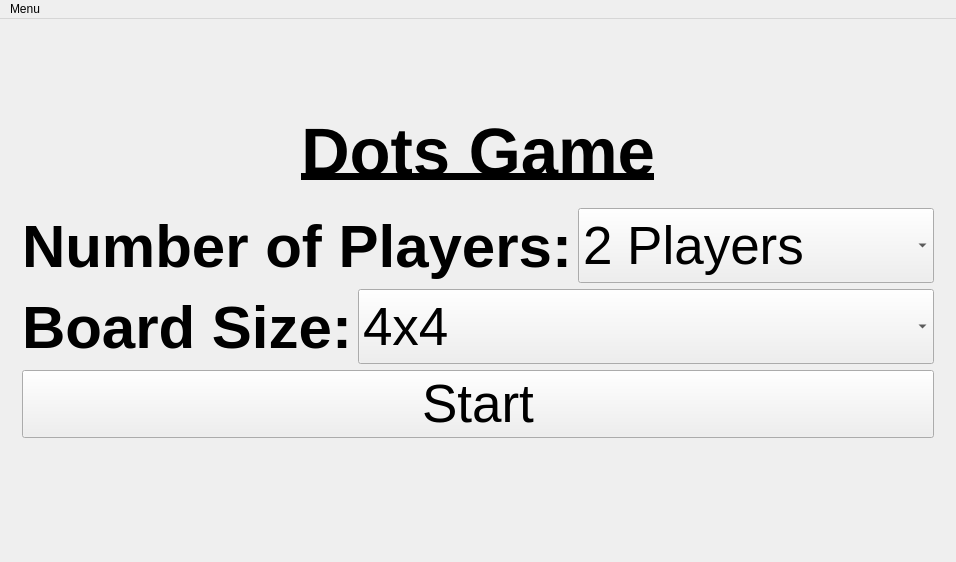
<?xml version="1.0" encoding="UTF-8"?>
<ui version="4.0">
 <class>StartScreen</class>
 <widget class="QMainWindow" name="StartScreen">
  <property name="geometry">
   <rect>
    <x>0</x>
    <y>0</y>
    <width>956</width>
    <height>562</height>
   </rect>
  </property>
  <property name="windowTitle">
   <string>StartScreen</string>
  </property>
  <widget class="QWidget" name="centralWidget">
   <layout class="QVBoxLayout" name="verticalLayout_3">
    <item>
     <layout class="QVBoxLayout" name="mainVBL">
      <item>
       <widget class="QWidget" name="startScreenWidget" native="true">
        <layout class="QVBoxLayout" name="verticalLayout_2">
         <item>
          <layout class="QVBoxLayout" name="startScreenVBL" stretch="0,2,2,3,0">
           <item>
            <widget class="QLabel" name="titleL">
             <property name="maximumSize">
              <size>
               <width>16777215</width>
               <height>100</height>
              </size>
             </property>
             <property name="font">
              <font>
               <pointsize>50</pointsize>
               <weight>75</weight>
               <italic>false</italic>
               <bold>true</bold>
               <underline>true</underline>
              </font>
             </property>
             <property name="text">
              <string>Dots Game</string>
             </property>
             <property name="alignment">
              <set>Qt::AlignCenter</set>
             </property>
            </widget>
           </item>
           <item>
            <layout class="QHBoxLayout" name="numOfPlayersHBL" stretch="1,2">
             <item>
              <widget class="QLabel" name="numberOfPlayersL">
               <property name="font">
                <font>
                 <pointsize>45</pointsize>
                 <weight>75</weight>
                 <bold>true</bold>
                </font>
               </property>
               <property name="text">
                <string>Number of Players:</string>
               </property>
              </widget>
             </item>
             <item>
              <widget class="QComboBox" name="numberOfPlayersCB">
               <property name="minimumSize">
                <size>
                 <width>0</width>
                 <height>75</height>
                </size>
               </property>
               <property name="font">
                <font>
                 <pointsize>40</pointsize>
                </font>
               </property>
               <property name="layoutDirection">
                <enum>Qt::LeftToRight</enum>
               </property>
               <item>
                <property name="text">
                 <string>2 Players</string>
                </property>
               </item>
               <item>
                <property name="text">
                 <string>3 Players</string>
                </property>
               </item>
               <item>
                <property name="text">
                 <string>4 Players</string>
                </property>
               </item>
              </widget>
             </item>
            </layout>
           </item>
           <item>
            <layout class="QHBoxLayout" name="boardSizeHBL" stretch="1,2">
             <item>
              <widget class="QLabel" name="boardSizeL">
               <property name="font">
                <font>
                 <pointsize>45</pointsize>
                 <weight>75</weight>
                 <bold>true</bold>
                </font>
               </property>
               <property name="text">
                <string>Board Size:</string>
               </property>
              </widget>
             </item>
             <item>
              <widget class="QComboBox" name="boardSizeCB">
               <property name="minimumSize">
                <size>
                 <width>0</width>
                 <height>75</height>
                </size>
               </property>
               <property name="font">
                <font>
                 <pointsize>40</pointsize>
                </font>
               </property>
               <item>
                <property name="text">
                 <string>4x4</string>
                </property>
               </item>
               <item>
                <property name="text">
                 <string>6x6</string>
                </property>
               </item>
               <item>
                <property name="text">
                 <string>8x8</string>
                </property>
               </item>
              </widget>
             </item>
            </layout>
           </item>
           <item>
            <widget class="QPushButton" name="startB">
             <property name="font">
              <font>
               <pointsize>40</pointsize>
              </font>
             </property>
             <property name="text">
              <string>Start</string>
             </property>
            </widget>
           </item>
           <item>
            <spacer name="verticalSpacer">
             <property name="orientation">
              <enum>Qt::Vertical</enum>
             </property>
             <property name="sizeType">
              <enum>QSizePolicy::Maximum</enum>
             </property>
             <property name="sizeHint" stdset="0">
              <size>
               <width>20</width>
               <height>40</height>
              </size>
             </property>
            </spacer>
           </item>
          </layout>
         </item>
        </layout>
       </widget>
      </item>
     </layout>
    </item>
   </layout>
  </widget>
  <widget class="QMenuBar" name="menuBar">
   <property name="geometry">
    <rect>
     <x>0</x>
     <y>0</y>
     <width>956</width>
     <height>25</height>
    </rect>
   </property>
   <widget class="QMenu" name="menuNew_Game">
    <property name="title">
     <string>Menu</string>
    </property>
    <addaction name="actionNew_Game"/>
   </widget>
   <addaction name="menuNew_Game"/>
  </widget>
  <action name="actionNew_Game">
   <property name="text">
    <string>New Game</string>
   </property>
  </action>
 </widget>
 <layoutdefault spacing="6" margin="11"/>
 <resources/>
 <connections/>
</ui>
